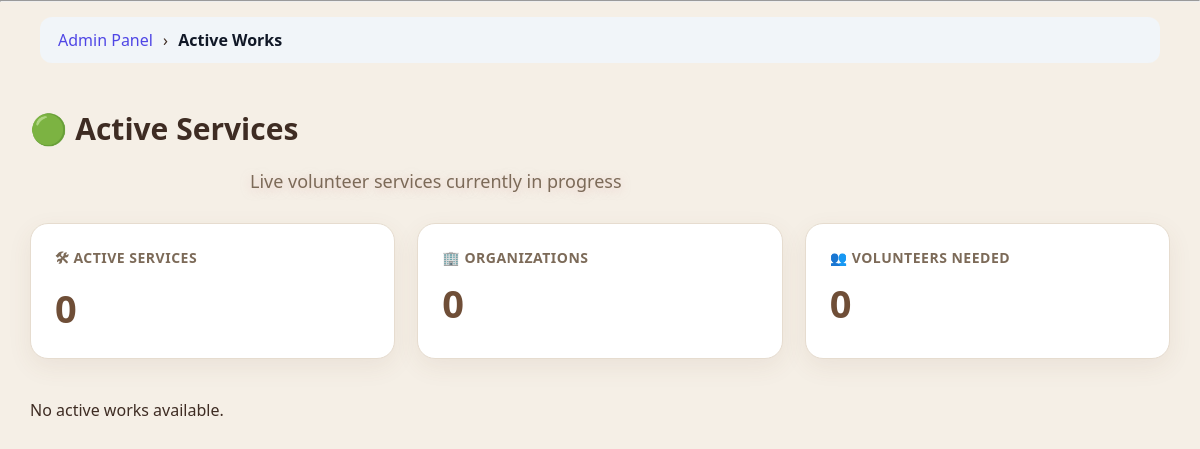
Page /admin_panel/active-works/ (signed in) on the earlier database version.
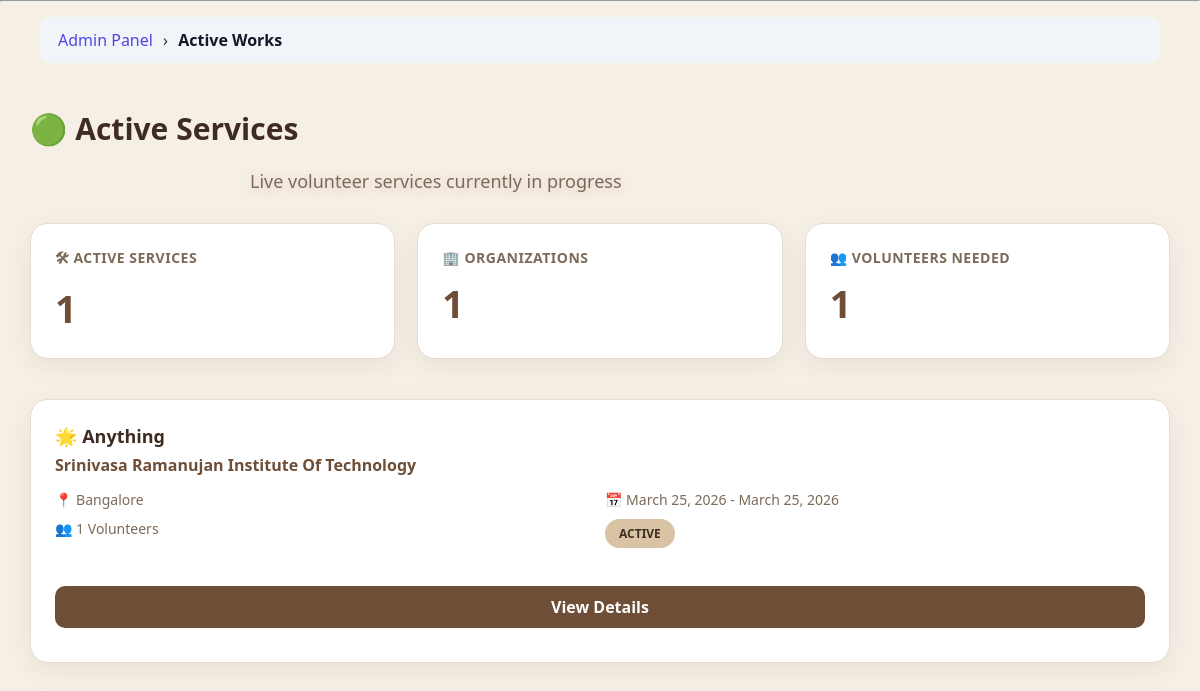
Same page on the later database version.
### app1/models.py (models this page shows, shortened)
class Service(models.Model):
    STATUS_CHOICES = (
        ('PENDING', 'Pending'),
        ('APPROVED', 'Approved'),
        ('REJECTED', 'Rejected'),
        ('COMPLETED', 'Completed'),
    )
    title = models.CharField(max_length=200)
    description = models.TextField()
    location = models.CharField(max_length=100)
    start_date = models.DateField()
    end_date = models.DateField()
    reminder_sent = models.BooleanField(default=False)
    max_volunteers = models.IntegerField()
    coordinators = models.JSONField(default=list, blank=True)
    GENDER_PREF = (
        ("ANY", "Any"),
        ("MALE", "Male"),
        ("FEMALE", "Female"),
    )
    required_gender = models.CharField(
        max_length=10,
        choices=GENDER_PREF,
        default="ANY"
    )
    required_year = models.CharField(
        max_length=20,
        blank=True,
        null=True
    )
    organization = models.ForeignKey(
        Organization,
        on_delete=models.CASCADE
    )
    organization_name = models.CharField(
        max_length=200,
        blank=True
    )
    status = models.CharField(
        max_length=20,
        choices=STATUS_CHOICES,
        default='PENDING'
    )
    authorization_letter = models.FileField(
        upload_to="service_letters/",
        null=True,
        blank=True
    )
    created_at = models.DateTimeField(auto_now_add=True)

class Organization(models.Model):
    user = models.OneToOneField(User, on_delete=models.CASCADE)
    organization_name = models.CharField(max_length=100)
    principal_name = models.CharField(max_length=100, blank=True, null=True)
    phone = models.CharField(max_length=15, blank=True, null=True)
    verification_letter = models.FileField(
        upload_to="org_letters/",
        blank=True,
        null=True
    )
    approved = models.BooleanField(default=False)
    cover_image = models.ImageField(upload_to="org_covers/", blank=True, null=True)
    logo = models.ImageField(upload_to="org_logos/", blank=True, null=True)
    tagline = models.CharField(max_length=200, blank=True)
    about = models.TextField(blank=True)
    mission = models.TextField(blank=True)
    vision = models.TextField(blank=True)
    founded_year = models.IntegerField(blank=True, null=True)
    website = models.URLField(blank=True)
    instagram = models.URLField(blank=True)
    youtube = models.URLField(blank=True)
    promo_video = models.URLField(blank=True)
    website = models.URLField(blank=True, null=True)

### app1/views.py (the view)
# urls.py: path('admin_panel/active-works/', views.admin_active_works, name='admin_active_works'),
@login_required
def admin_active_works(request):
    if request.user.role != "ADMIN":
        return redirect("login")
    today = date.today()
    services = Service.objects.filter(
        status="APPROVED",
        end_date__gte=today   # 🔥 only future or today
    )
    context = {
        "services": services,
        "active_count": services.count(),
        "org_count": services.values("organization").distinct().count(),
        "total_required": sum(s.max_volunteers for s in services),
    }
    return render(
        request,
        "admin_panel/active_works.html",
        context
    )

### app1/templatetags/breadcrumbs.py (called while the page is built)
@register.simple_tag(takes_context=True)
def generate_breadcrumbs(context):
    request = context['request']
    path = request.path.strip('/')
    parts = path.split('/')
    breadcrumbs = []
    url = ""
    for part in parts:
        url += "/" + part
        name = part.replace('-', ' ').replace('_', ' ').title()
        if part == "organization":
            breadcrumbs.append(("Organization", reverse("organization_dashboard")))
        elif part == "volunteer":
            breadcrumbs.append(("Volunteer", reverse("volunteer_dashboard")))
        elif part == "admin_panel":
            breadcrumbs.append(("Admin Panel", reverse("admin_dashboard")))
        elif part == "service" or part.isdigit():
            breadcrumbs.append(("", reverse("organization_dashboard")))
        else:
            breadcrumbs.append((name, url + "/"))
    return breadcrumbs

### app1/templates/admin_panel/active_works.html (shortened to what this page needs)
{% extends "base.html" %}
{% block content %}
<div class="page">
<h1>🟢 Active Services</h1>
<p class="subtitle">Live volunteer services currently in progress</p>
<div class="cards">
    <div class="card green">
        <h3>🛠 Active Services</h3>
        <div class="count">{{ active_count }}</div>
    </div>
    <div class="card blue">
        <h3>🏢 Organizations</h3>
        <div class="count">{{ org_count }}</div>
    </div>
    <div class="card orange">
        <h3>👥 Volunteers Needed</h3>
        <div class="count">{{ total_required }}</div>
    </div>
</div>
<div class="work-grid">
{% for s in services %}
<div class="work-card">
    <div class="work-title">🌟 {{ s.title }}</div>
    <div class="org"><a href="{% url 'public_org_profile' s.organization.id %}">
    {{ s.organization.organization_name }}
</a></div>
    <div class="meta">
        <div>📍 {{ s.location }}</div>
        <div>📅 {{ s.start_date }} - {{ s.end_date }}</div>
        <div>👥 {{ s.max_volunteers }} Volunteers</div>
        <div><span class="status">ACTIVE</span></div>
    </div>
    <button class="btn" onclick="toggleDetails({{ s.id }})">
        View Details
    </button>
</div>
{% empty %}
<p>No active works available.</p>
{% endfor %}
</div>
</div>
{% endblock %}

Differences in the rows shown:
now on this page (row edited): Service: title "Anything", organization.organization_name "Srinivasa Ramanujan Institute Of Technology", location "Bangalore", start_date "March 25, 2026", end_date "March 25, 2026", max_volunteers "1"
Other differences:
{{ active_count }}: "0" → "1"
{{ org_count }}: "0" → "1"
{{ total_required }}: "0" → "1"
text no longer shown: "No active works available."
